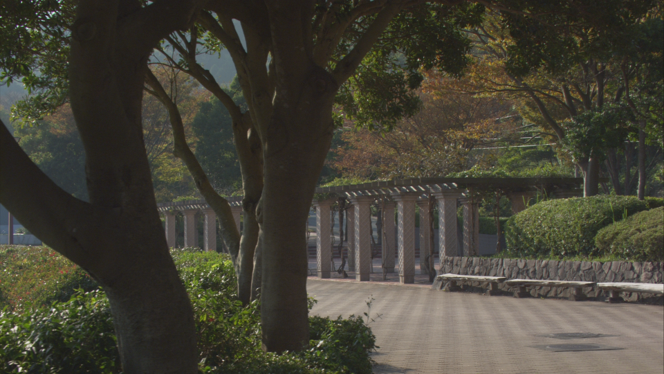
#> input picture 2주차/tree.png, 664 x 374 px
$ python a_third.py
#> lines starting #> are read from the running program, lines starting #| are printed output that depends on the picture
import cv2 as cv
import numpy as np
import sys

img = cv.imread('tree.png')
#> img is the input picture: shape (374, 664, 3); mean B, G, R 55.1, 66.8, 69.5

row, col = img.shape[:2]
#> row = 374; col = 664
cp = (col / 2, row / 2)
#> cp = (332, 187)
rot = cv.getRotationMatrix2D(cp, 45, 1.5)
dst = cv.warpAffine(img, rot, (int(col * 1.5), int(row * 1.5)), flags = cv.INTER_LINEAR)
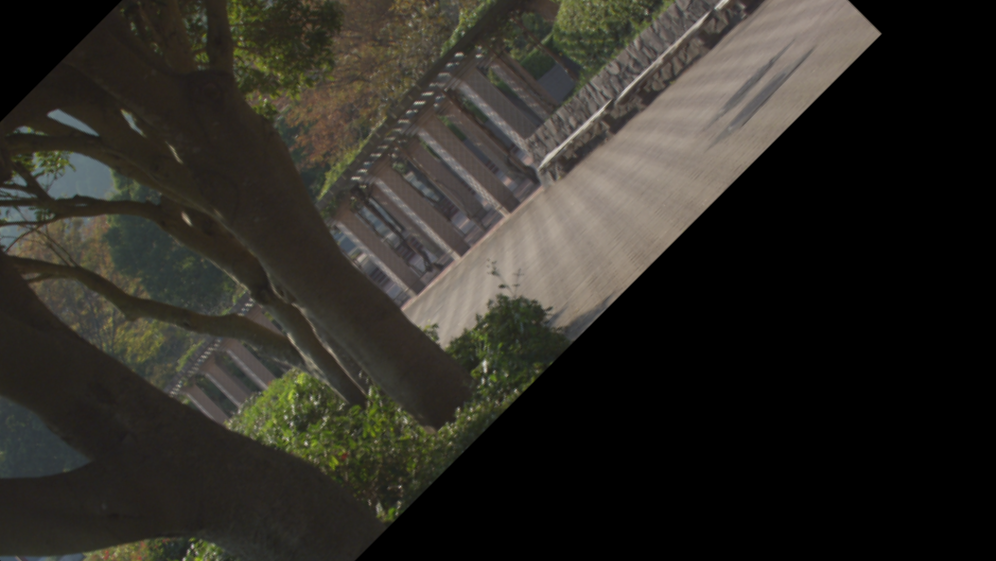
#> dst: shape (561, 996, 3); mean B, G, R 37.7, 43.8, 46.1

if img.shape[0] != dst.shape[0]:
    dst = cv.resize(dst, (int(col * 1.5), img.shape[0]))
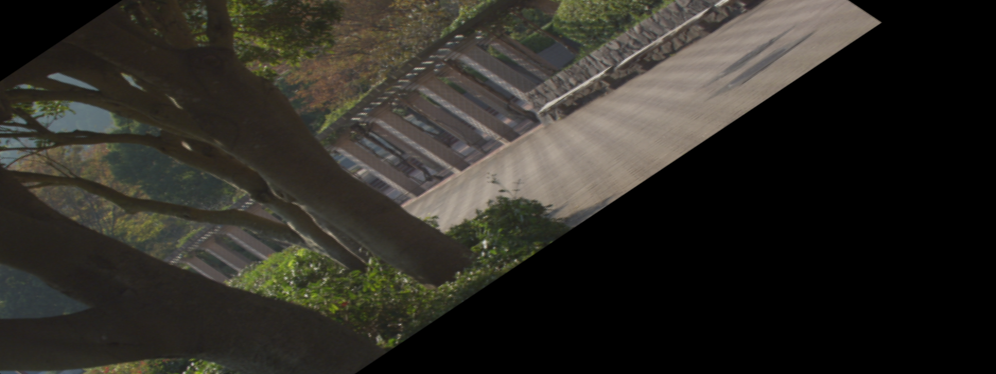
#> dst: shape (374, 996, 3); mean B, G, R 37.8, 43.9, 46.2

result = np.hstack([img, dst])
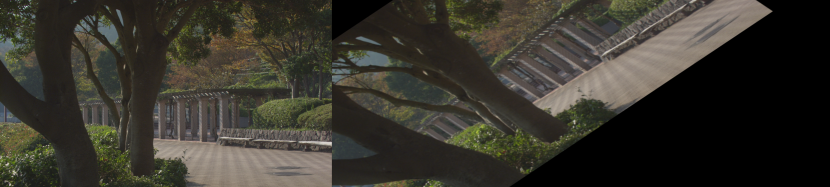
#> result: shape (374, 1660, 3) (shown at 1/2 size); mean B, G, R 44.7, 53.1, 55.5

cv.imshow('result', result)

cv.waitKey()
cv.destroyAllWindows()

$ run again, with 2주차/rose.png copied over 2주차/tree.png
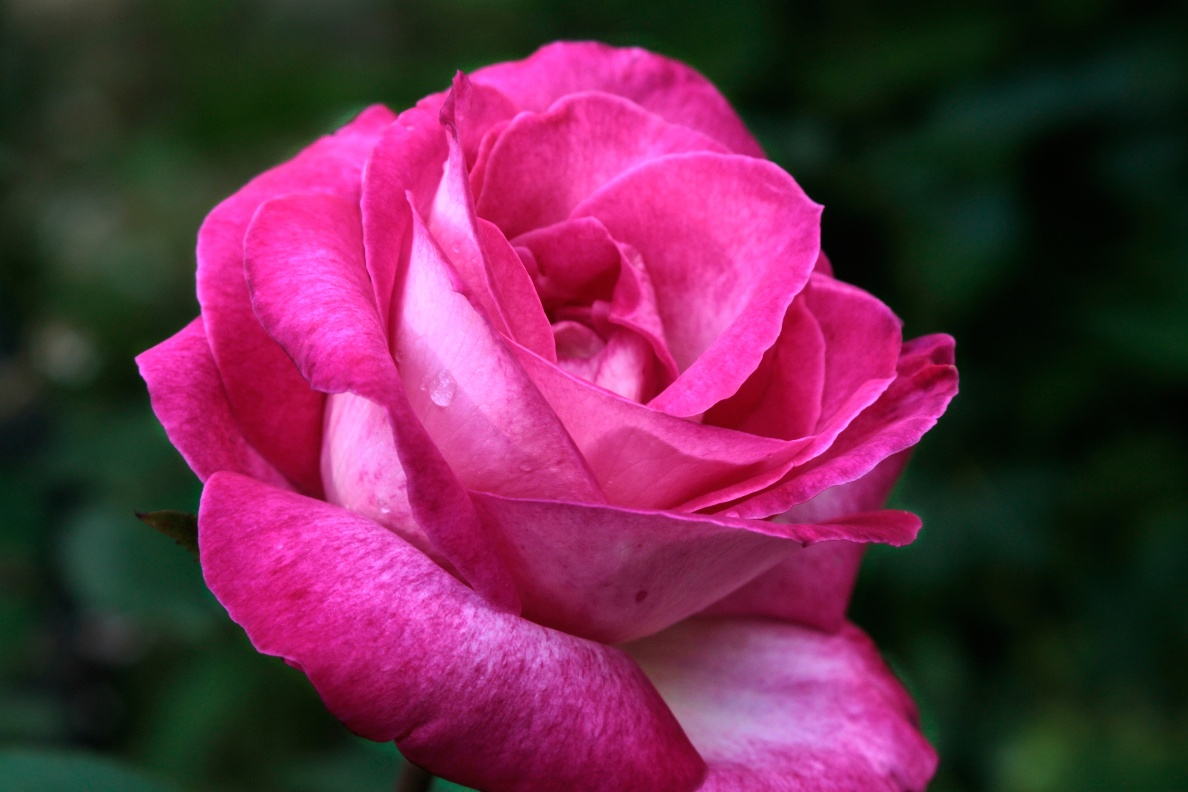
#> input picture 2주차/rose.png, 1188 x 792 px
#> img is the input picture: shape (792, 1188, 3); mean B, G, R 74.2, 43.7, 103.8
#> `dst = cv.resize(dst, (int(col * 1.5), img.shape[0]))`:
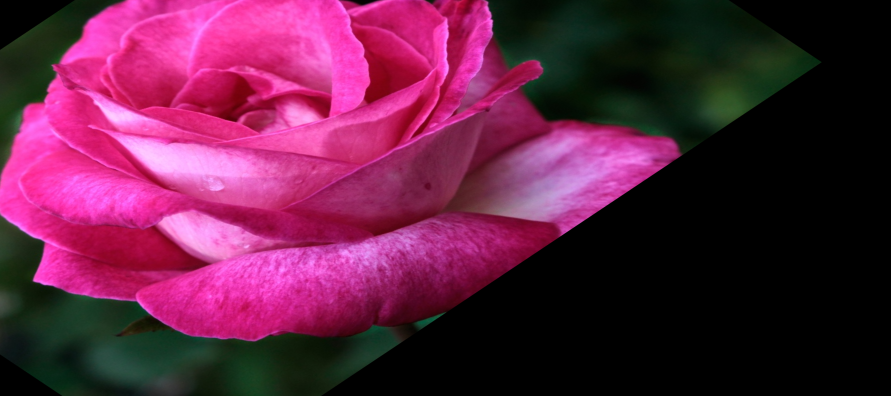
#> dst: shape (792, 1782, 3) (shown at 1/2 size); mean B, G, R 66.7, 32.2, 95.9
#> `result = np.hstack([img, dst])`:
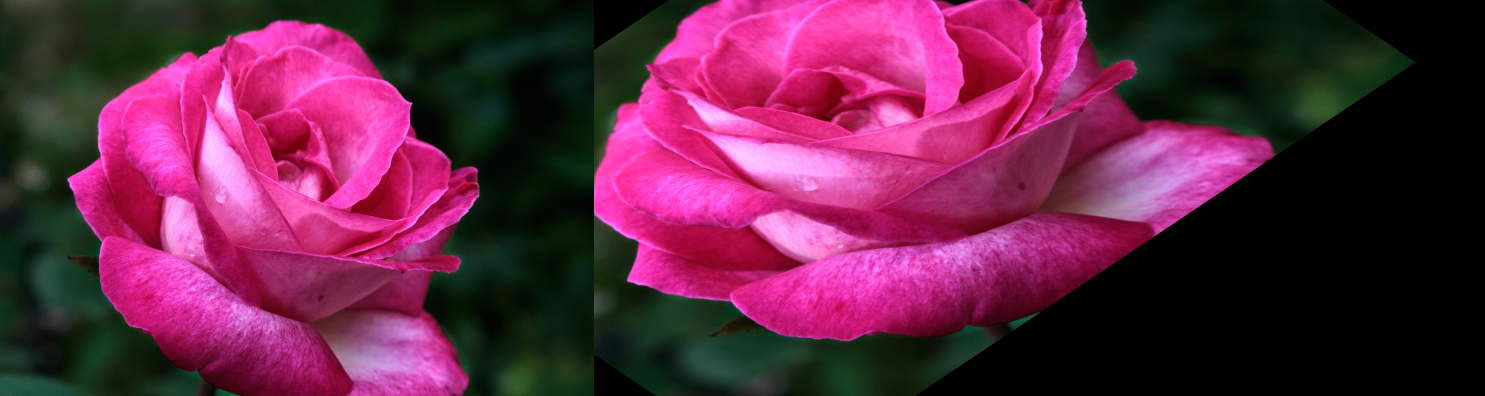
#> result: shape (792, 2970, 3) (shown at 1/2 size); mean B, G, R 69.7, 36.8, 99
